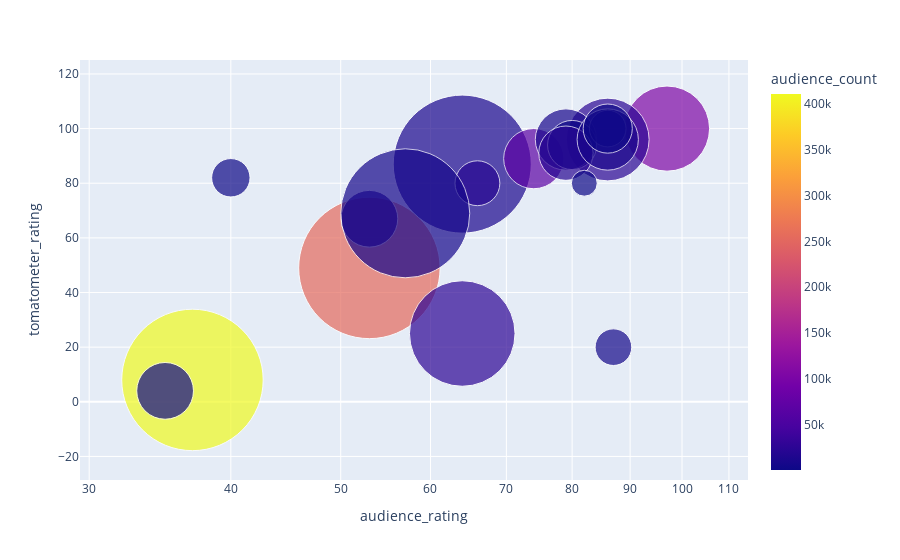

This figure's notebook cell:
### Code cell
production_fig2 = px.scatter(top_companies, x='audience_rating', y='tomatometer_rating',log_x=True, size='tomatometer_count',size_max=100, color='audience_count',hover_name='tomatometer_status',)

production_fig2.show()

### Figure 1 — Plotly figure (JSON) as saved in the notebook; plotly's stock layout.template omitted (floating-point values rounded to 4 significant figures)
{"data": [{"hovertemplate": "<b>%{hovertext}</b><br><br>audience_rating=%{x}<br>tomatometer_rating=%{y}<br>tomatometer_count=%{marker.size}<br>audience_count=%{marker.color}<extra></extra>", "hovertext": ["Rotten", "Fresh", "Fresh", "Fresh", "Fresh", "Rotten", "Fresh", "Fresh", "Rotten", "Fresh", "Fresh", "Fresh", "Fresh", "Rotten", "Fresh", "Fresh", "Rotten", "Fresh", "Fresh", "Fresh"], "legendgroup": "", "marker": {"color": [254421, 11574, 14684, 105386, 68918, 411140, 23890, 9243, 4819, 486, 457, 21475, 20821, 25944, 335, 10563, 1935, 286, 6711, 1046], "coloraxis": "coloraxis", "size": [149, 142, 24, 54, 27, 149, 51, 28, 10, 18, 11, 15, 22, 83, 10, 28, 24, 18, 124, 5], "sizemode": "area", "sizeref": 0.0149, "symbol": "circle"}, "mode": "markers", "name": "", "orientation": "v", "showlegend": false, "type": "scatter", "x": [53, 64, 53, 97, 74, 37, 86, 79, 87, 80, 40, 66, 79, 64, 86, 86, 35, 86, 57, 82], "xaxis": "x", "y": [49, 87, 67, 100, 89, 8, 96, 96, 20, 94, 82, 80, 91, 25, 100, 96, 4, 100, 69, 80], "yaxis": "y"}], "layout": {"coloraxis": {"colorbar": {"title": {"text": "audience_count"}}, "colorscale": [[0, "#0d0887"], [0.1111, "#46039f"], [0.2222, "#7201a8"], [0.3333, "#9c179e"], [0.4444, "#bd3786"], [0.5556, "#d8576b"], [0.6667, "#ed7953"], [0.7778, "#fb9f3a"], [0.8889, "#fdca26"], [1, "#f0f921"]]}, "legend": {"itemsizing": "constant", "tracegroupgap": 0}, "margin": {"t": 60}, "xaxis": {"anchor": "y", "domain": [0, 1], "title": {"text": "audience_rating"}, "type": "log"}, "yaxis": {"anchor": "x", "domain": [0, 1], "title": {"text": "tomatometer_rating"}}}}
